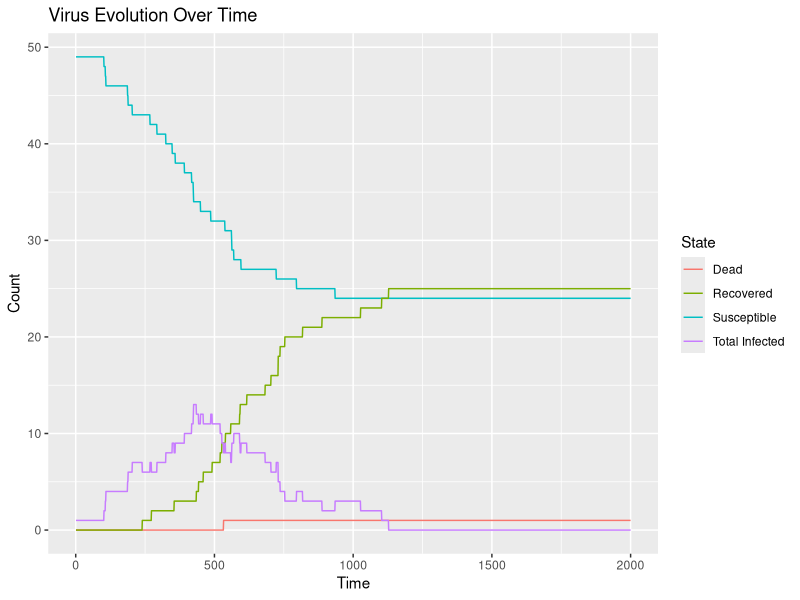
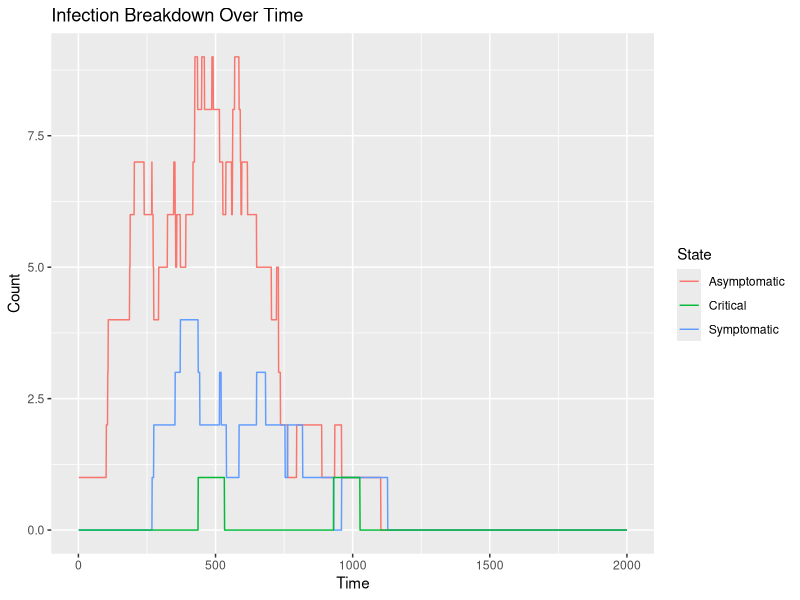
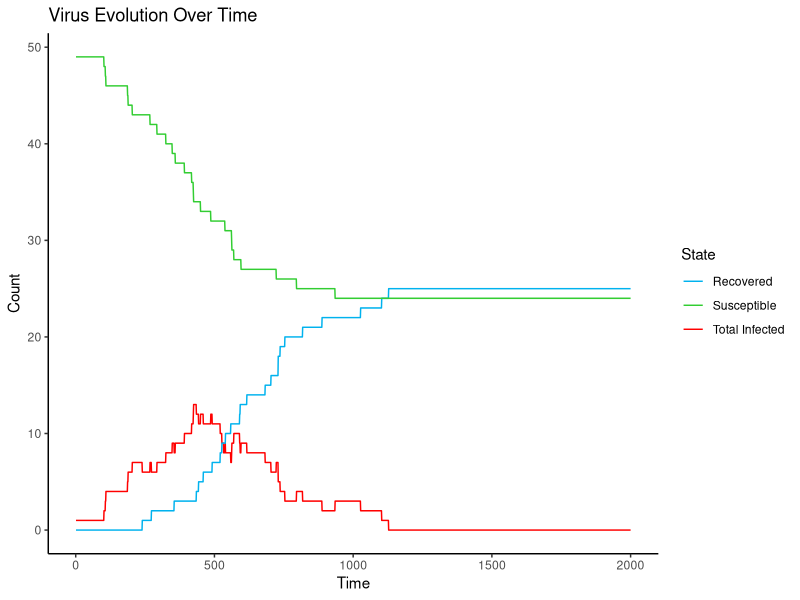
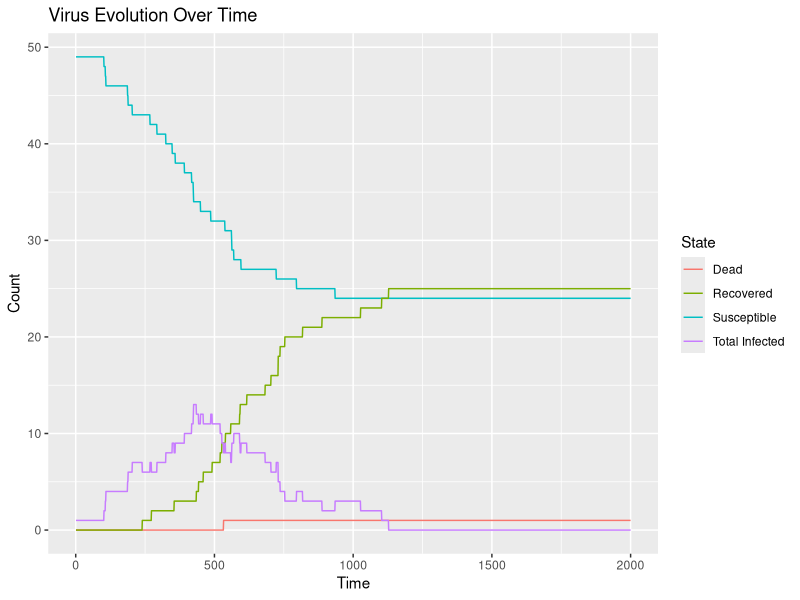
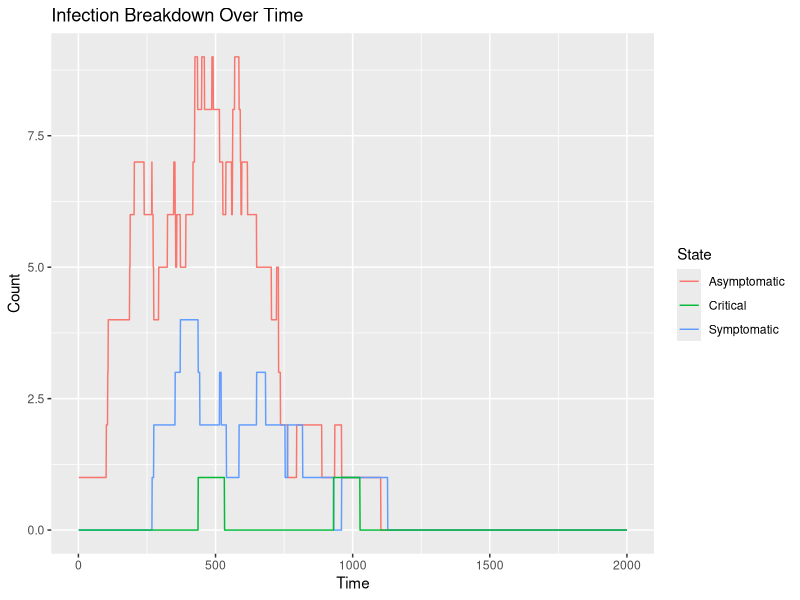
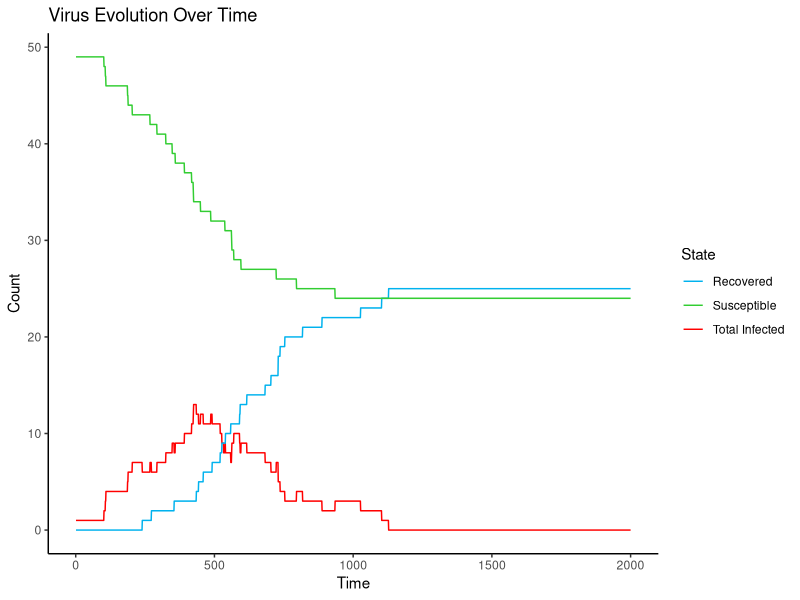

Write the R code that produced these figures, in order.
## ---- chunk 1
knitr::opts_chunk$set(echo = TRUE)
## ---- chunk 2
library(ggplot2)
library(dplyr)
library(data.table)
## ---- chunk 3
n_agents = 50        #starting agents
starting_cases = 1   #number of starting cases
t = 2000                #time frame

#create data frame with n_agents rows and 9 columns
agents <- data.frame(matrix(ncol = 9, nrow = n_agents))

#provide column names
colnames(agents) <- c('age', 'health', 'sex', 'state', 
                      'exposed', 'x', 'y', 
                      'exposure_time', 'immunity')

#creating our agents
for (i in 1:nrow(agents)) {
  
  agents$age[i] = rnorm(1, 47, 13)                 #generating agents ages based on normal distribution
  
  agents$health[i] = sample(1:5, 1)                #generating agents health based off a uniform distribution
  
  agents$sex[i] = sample(1:2, 1)                   #generating the agents sex
  
  agents$state[1:starting_cases] = 1               #setting the first 'starting_cases' to positive
  
  agents$state[(starting_cases+1):n_agents] = 0    #setting the remaining agents to negative
  
  agents$exposed = 0                               #setting all the agents to unexposed
  
  agents$x[i] = sample(1:30, 1)                   #generating agents starting x position (uniform)
  
  agents$y[i] = sample(1:30, 1)                   #generating agents starting x position (uniform)
  
  agents$exposure_time = t + 1                     #setting all the agents exposure time to beyond the time frame
  
  agents$immunity = 0                              #setting all the agents to immunity 0
}

#ensuring no negative ages
for (i in 1:nrow(agents)) {
  if (agents$age[i] < 0) {
    agents$age[i] = 0.01
  }
  if (agents$state[i] == 1) {
    agents$exposure_time[i] = 0
  }
}

## ---- chunk 4
#create data frame for graphs
tracking <- data.frame(matrix(ncol = 8, nrow = t))

#provide column names
colnames(tracking) <- c('time', 'susceptible', 'asymptomatic', 'symptomatic', 
                      'critical','infected', 'dead', 'recovered')
## ---- chunk 5
move <- function() {
  for (i in 1:nrow(agents)) {
    random = sample(1:4, 1)     #generate random number 1-4
    if (random == 1) {
      agents$x[i] = agents$x[i] + 1
    }
    if (random == 2) {
      agents$y[i] = agents$y[i] + 1
    }
    if (random == 3) {
      agents$x[i] = agents$x[i] - 1
    }
    if (random == 3) {
      agents$y[i] = agents$y[i] - 1
    }
  }
  return(agents)
}

## ---- chunk 6
exposure <- function(t) {
  for (i in 1:nrow(agents)){
    for (j in 1:nrow(agents)) {
      if (agents$x[i] == agents$x[j] && agents$y[i] == agents$y[j] && 
          agents$state[j] == 1 && i != j && agents$state[i] < 1 && agents$immunity[i] == 0) {
        agents$exposed[i] = 1
        agents$exposure_time[i] = t
      }
    }
  }
  return(agents)
}

## ---- chunk 7
evolve <- function(t) {
  for (i in 1:nrow(agents)){
    if (agents$exposed[i] == 1 && agents$state[i] == 0 && agents$immunity[i] == 0) {
      if (t - agents$exposure_time[i] >= 72) {
        
        random = sample(1:100, 1) 
        
        if (random + agents$age[i]/10 + agents$health[i] + agents$sex[i]*2 > 75) {
          agents$state[i] = 1
        }
        else {
          agents$state[i] = 0
        }
      }
    }
    
    if (agents$state[i] == 1) {
      if (t - agents$exposure_time[i] >= 240) {
    
        random = sample(1:100, 1)
        
        if (random + agents$age[i]/10 + agents$health[i] + agents$sex[i]*2 > 80) {
          agents$state[i] = 2
        }
        else {
          agents$state[i] = 0
          agents$immunity[i] = 1
        }
      }
    }
    if (agents$state[i] == 2) {
      if (t - agents$exposure_time[i] >= 408) {
        
        random = sample(1:100, 1)
        
        if (random + agents$age[i]/10 + agents$health[i] + agents$sex[i]*2 > 85) {
          agents$state[i] = 3
        }
        else {
          agents$state[i] = 0
          agents$immunity[i] = 1
        }
      }
    }
    if (agents$state[i] == 3) {
      if (t - agents$exposure_time[i] >= 504) {
        
        random = sample(1:100, 1)
        
        if (random + agents$age[i]/10 + agents$health[i] + agents$sex[i]*2 > 90) {
          agents$state[i] = 4
        }
        else {
          agents$state[i] = 0
          agents$immunity[i] = 1
        }
      }
    }
    if (agents$state[i] == 4) {
      agents$x[i] = 1000
      agents$y[i] = 1000
      
    }
  }
  return(agents)
}
  
## ---- chunk 8
for (j in 1:t) {
  agents <- move()
  agents <- exposure(j)
  agents <- evolve(j)
  tracking$time[j] = j
  tracking$recovered[j] = sum(agents$immunity)
  tracking$asymptomatic[j] = length(which(agents$state == 1))
  tracking$symptomatic[j] = length(which(agents$state == 2))
  tracking$critical[j] = length(which(agents$state == 3))
  tracking$dead[j] = length(which(agents$state == 4))
  tracking$infected[j] =   tracking$asymptomatic[j] + tracking$symptomatic[j] + tracking$critical[j]
  tracking$susceptible[j] = n_agents - tracking$dead[j] - tracking$recovered[j] - tracking$infected[j]
}
## ---- chunk 9
ggplot(data = tracking, mapping = aes(y = asymptomatic, x = time)) +
  geom_line(aes(y = dead, x = time, color = "Dead")) +
  geom_line(aes(y = susceptible, x = time, color = "Susceptible")) +
  geom_line(aes(y = recovered, x = time, color = "Recovered")) +
  geom_line(aes(y = infected, x = time, color = "Total Infected")) +
  labs(y = "Count", x = "Time", 
       color = "State", title = "Virus Evolution Over Time")

ggsave("virus_evolution.png")
## ---- chunk 10
ggplot(data = tracking, mapping = aes(y = asymptomatic, x = time)) +
  geom_line(aes(color = "Asymptomatic")) +
  geom_line(aes(y = symptomatic, x = time, color = "Symptomatic")) +
  geom_line(aes(y = critical, x = time, color = "Critical")) +
  labs(y = "Count", x = "Time", color = "State", title = "Infection Breakdown Over Time")

ggsave("infection_breakdown.png")
## ---- chunk 11
ggplot(data = tracking) +
  geom_line(aes(y = infected, x = time, color = "Total Infected")) +
  scale_color_manual(values = c("deepskyblue2", "limegreen", "red"))+
  geom_line(aes(y = recovered, x = time, color = "Recovered")) +
  geom_line(aes(y = susceptible, x = time, color = "Susceptible")) +
  labs(y = "Count", x = "Time", 
       color = "State", title = "Virus Evolution Over Time") +
  theme_classic()

ggsave("virus_evolution_minus_deaths.png")
